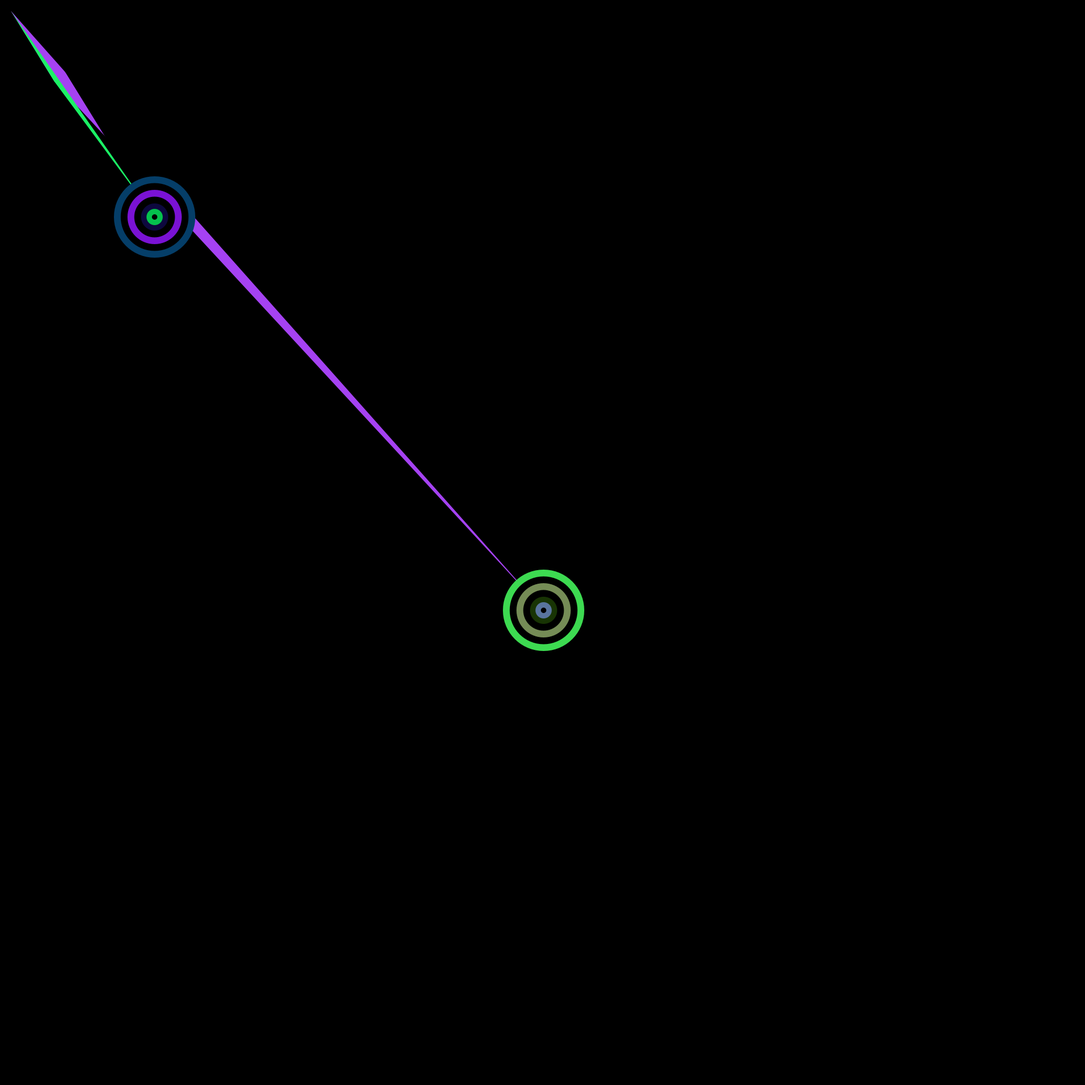
Frame 1 (no input)
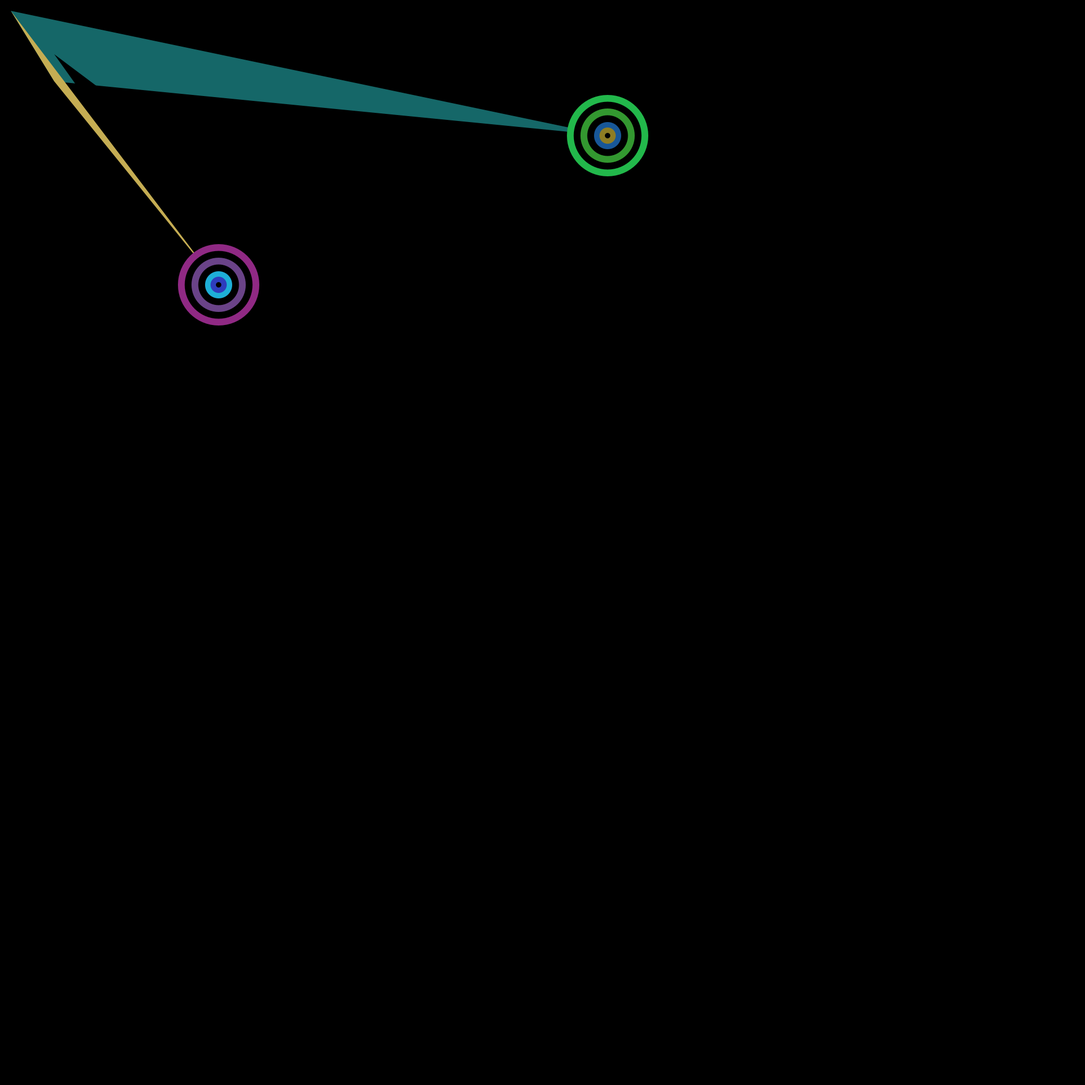
Frame 60 (the mouse pressed at the canvas centre just before this capture)
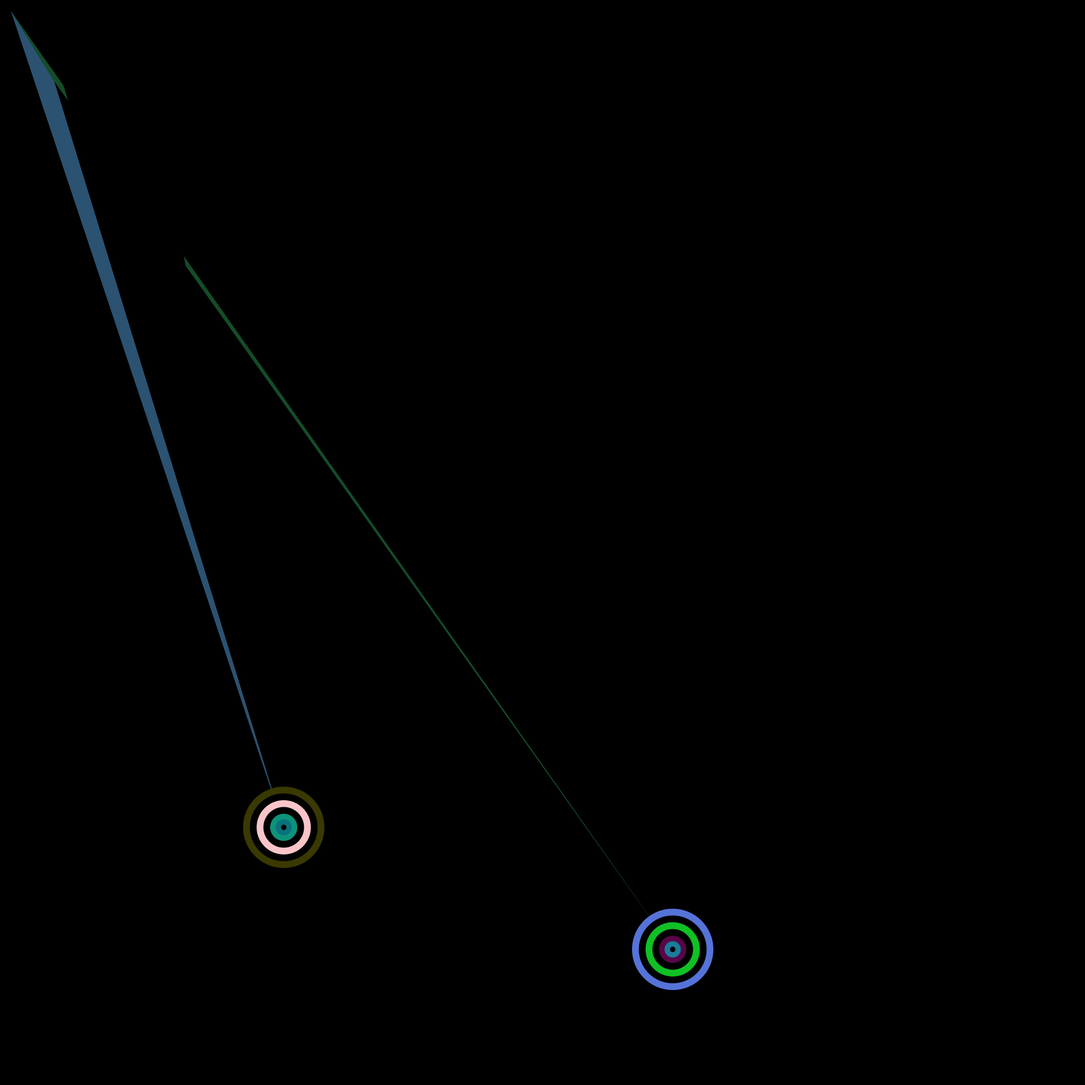
Frame 120 (the mouse held since frame 60 and released just before this capture)

The Processing sketch that drew these frames (run headless with seeded random() and noise(); from frame 60 on, the mouse is pressed at the canvas centre):

// Processing sketch: processing_103845
// ── processing_103845.pde

float ballX;
float ballY;
float ballA;
float ballB;
float vx; // x velocity
float vy; // y velocity
float va;
float vb;
void setup()
{
  size(2000, 2000);

  // set initial position (in the middle of the screen)
  ballX = width / 2;
  ballY = height / 2;
  ballA = width /7;
  ballB = height /5;

  // ADD - set initial velocity
  vx = 2;
  vy = 125;
  va = 2;
  vb = 125;
}

void draw()
{

  ballX +=vx;
  ballY +=vy;
  moveBall();
  drawBall();
  ballA +=va;
  ballB +=vb;
}

void moveBall()
{
  // ADD - update the ball's position by adding it's velocity (both vx and vy)

  // check if the ball over the left or right edges of the screen
  if (ballX < 0 || ballX > width)
  {
    vx=-vx;
    // ADD - bounce off the left or right side of the screen
  }

  // check if the ball over the top or bottom edges of the screen
  if (ballY < 0 || ballY > height)
  {

    vy=-vy;
    // ADD - bounce off the floor or ceiling
  }
  if (ballA < 0 || ballA > width)
  {
    va = -va;
  }
  if (ballB < 0 || ballB > height)
  {
    vb = -vb;
  }
}

void drawBall()
{
  background(0);
  noStroke();
  fill(0);
  triangle(ballX, ballY, 100, 100, 300, 250);//outline triangle
  fill(random(1, 255), random(1, 255), random(1, 255));
  triangle(ballX, ballY, 20, 20, 100, 150);// colorful triangle
  fill(random(1, 255), random(1, 255), random(1, 255));
  ellipse(ballX, ballY, 150, 150);// big circle
  fill(0);
  ellipse(ballX, ballY, 125, 125);//big back circle
  fill(random(1, 255), random(1, 255), random(1, 255));
  ellipse(ballX, ballY, 100, 100);//medium circle
  fill(0);
  ellipse(ballX, ballY, 75, 75);
  fill(random(1, 255), random(1, 255), random(1, 255));
  ellipse(ballX, ballY, 50, 50);
  fill(random(1, 255), random(1, 255), random(1, 255));
  ellipse(ballX, ballY, 30, 30);
  fill(0);
  ellipse(ballX, ballY, 10, 10);
  fill(0);
  triangle(ballA, ballB, 100, 100, 300, 250);
  fill(random(1, 255), random(1, 255), random(1, 255));
  triangle(ballA, ballB, 20, 20, 100, 150);
  fill(random(1, 255), random(1, 255), random(1, 255));
  ellipse(ballA, ballB, 150, 150);
  fill(0);
  ellipse(ballA, ballB, 125, 125);
  fill(random(1, 255), random(1, 255), random(1, 255));
  ellipse(ballA, ballB, 100, 100);
  fill(0);
  ellipse(ballA, ballB, 75, 75);
  fill(random(1, 255), random(1, 255), random(1, 255));
  ellipse(ballA, ballB, 50, 50);
  fill(random(1, 255), random(1, 255), random(1, 255));
  ellipse(ballA, ballB, 30 ,30);
 fill(0);
 ellipse(ballA, ballB, 10, 10);
  if (keyPressed && key == 's')

  {
    background(random(1, 255), random(1, 255), random(1, 255));
  }
  if (keyPressed && key == 'f')
  {
    background(0);
  }
}
